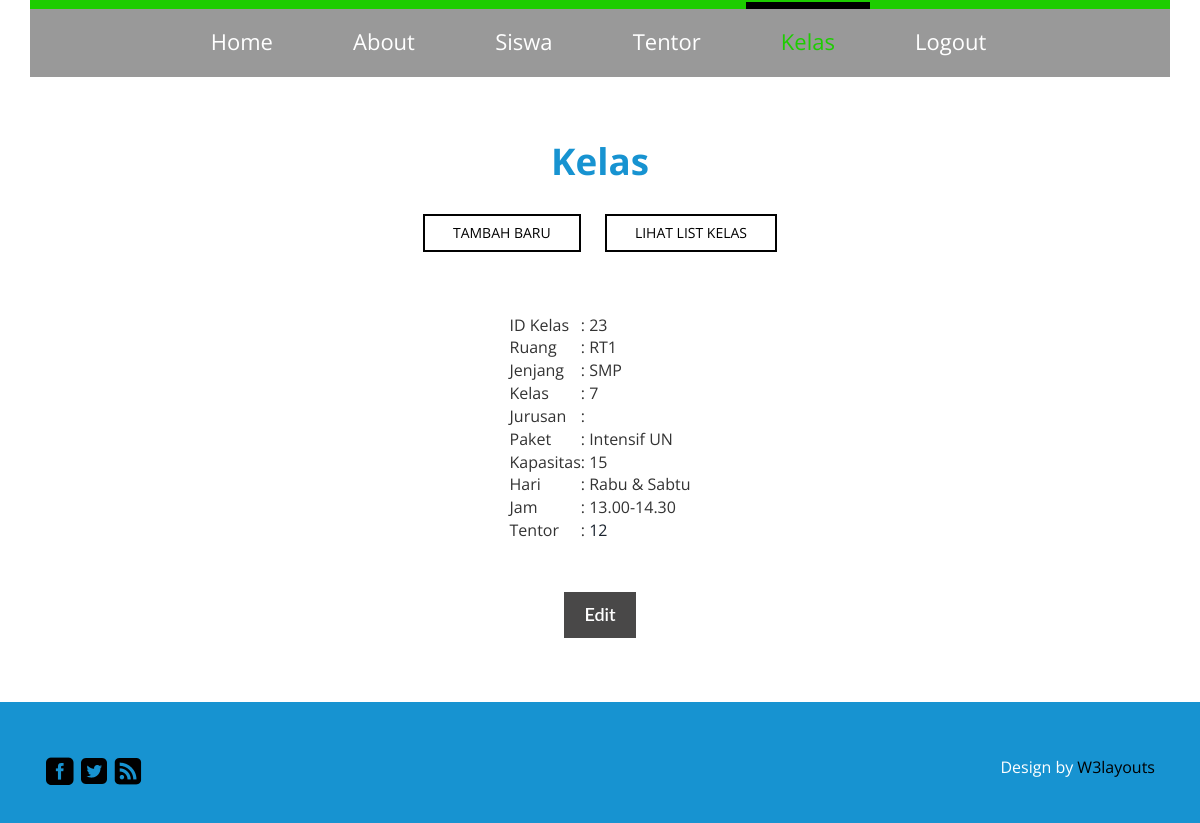
Page /kelas_detail.php?id_kelas=23 (signed in) on the committed database.
### tables this page shows
CREATE TABLE IF NOT EXISTS `tb_kelas` (
  `id_kelas` int(10) NOT NULL,
  `nama_kelas` varchar(20) NOT NULL,
  `jenjang_kelas` varchar(5) NOT NULL,
  `tingkat_kelas` int(2) NOT NULL,
  `jurusan_kelas` varchar(3) DEFAULT NULL,
  `paket_kelas` varchar(15) NOT NULL,
  `kapasitas_kelas` int(2) NOT NULL,
  `hari_kelas` varchar(60) NOT NULL,
  `jam_kelas` varchar(60) NOT NULL,
  `id_tentor` int(10) NOT NULL
);

### kelas_detail.php (the view, shortened to what this page needs)
<?php
	if(ISSET($_SESSION['username']))
	{
		if (!ISSET($_GET['id_kelas']))
		header('location:kelas_list.php');
		else
		{
			$id_kelas	= $_GET['id_kelas'];
			$qryedit	= mysql_query ("SELECT * FROM tb_kelas WHERE id_kelas = '$id_kelas'");
			$dataku		= mysql_fetch_object($qryedit);
			?>
<!DOCTYPE html>
<html>
<head>
<link href="css/bootstrap.css" rel='stylesheet' type='text/css' />
<link href="css/style.css" rel='stylesheet' type='text/css' />
</head>
<body>
	<div class="banner1" id="home">
		<div class="container">
			<div class="header">
				<div class="menu">
					<ul class="nav" id="nav">
					<li><a href="index.php">Home</a></li>
					<li><a href="about.html">About</a></li>
					<li><a href="siswa_form.php">Siswa</a></li>
					<li><a href="tentor_form.php">Tentor</a></li>
					<li class="active"><a href="kelas_form.php">Kelas</a></li>
					<li><a href="logout.php">Logout</a></li>
					</ul>
				</div>
			</div>
		</div>
	</div>
	<div class="portfolios" id="portfolio">
		<div class="container">
			<h3 class="top-head w_hd">Kelas</h3>
			<ul id="filters" class="clearfix">
						<a href="kelas_form.php"><li><span class="filter">Tambah Baru</span></li></a>
						<a href="kelas_list.php"><li><span class="filter">Lihat List Kelas</span></li></a>
					</ul>
                    <br />
                    <br />
                    <div class="col-md-2">
                    </div>
				<div class="col-md-8 contact-left">
					<div class="contact-text">
                    	<center>
						<table align="center">
							<tr>
								<td>ID Kelas</td>
								<td>: <?php echo $dataku->id_kelas; ?></td>
							</tr>
							<tr>
								<td>Ruang</td>
								<td>: <?php echo $dataku->nama_kelas; ?></td>
							</tr>
							<tr>
								<td>Jenjang</td>
								<td>: <?php echo $dataku->jenjang_kelas; ?></td>
							</tr>
							<tr>
								<td>Kelas</td>
								<td>: <?php echo $dataku->tingkat_kelas; ?></td>
							</tr>
							<?php
								if (isset($dataku->jurusan_kelas))
								echo "<tr><td>Jurusan</td><td>: $dataku->jurusan_kelas</td></tr>"
							?>
							<tr>
								<td>Paket</td>
								<td>: <?php echo $dataku->paket_kelas; ?></td>
							</tr>
							<tr>
								<td>Kapasitas</td>
								<td>: <?php echo $dataku->kapasitas_kelas; ?></td>
							</tr>
							<tr>
								<td>Hari</td>
								<td>: <?php echo $dataku->hari_kelas; ?></td>
							</tr>
							<tr>
								<td>Jam</td>
								<td>: <?php echo $dataku->jam_kelas; ?></td>
							</tr>
							<tr>
								<td>Tentor</td>
								<td>: <a href="tentor_detail.php?id_tentor=<?php echo $dataku->id_tentor?>"><?php echo $dataku->id_tentor; ?></a></td>
							</tr>
						</table>
						<br />
                        <center>
						<a href="kelas_edit.php?id_kelas=<?php echo $dataku->id_kelas?>"><input type="button" value="Edit" /></a>
					</center>
					</div>
				</div>
                    <div class="col-md-2">
                    </div>
				<div class="clearfix"> </div>
			</div>
		</div>
	<div class="footer">
		<div class="container">
			<div class="footer-main">
				<div class="col-md-6 footer-left">
					<ul>
						<li><a href="#"><span class="fb"> </span></a></li>
						<li><a href="#"><span class="twit"> </span></a></li>
						<li><a href="#"><span class="in"> </span></a></li>
					</ul>
				</div>
				<div class="col-md-6 footer-right">
					<p>Design by <a href="http://w3layouts.com/">W3layouts</a></p>
				</div>
				<div class="clearfix"> </div>
			</div>
		</div>
	</div>
</body>
</html>
			<?php
		}
	}
	else
	{
		header('location:login_form.php?pesan=login');
		}
?>

### css/style.css (style rules this page uses)
h4, h5, h6, h1, h2, h3 { margin-top: 0; }
ul, ol { margin: 0; }
p { margin: 0; }
html, body { font-family: 'Open Sans', sans-serif; font-size: 100%; background:#fff; }
body a { transition:0.5s all; -webkit-transition:0.5s all; -moz-transition:0.5s all; -o-transition:0.5s all; -ms-transition:0.5s all; }
.menu { text-align: center; }
.menu li { display:inline-block; }
.menu li:first-child { margin-left:0; }
.menu li a { display: block; font-size: 22px; font-weight: 400; color: #fff; -webkit-transition: all 0.3s ease; -moz-transition: all 0.3s ease; -o-transition: all 0.3s ease; transition: all 0.3s ease; text-align: center; }
.menu li a:hover,.menu li.active a { color:#1dcd00; }
.nav:before, .nav:after { content: " "; display: table; }
.nav:after { clear: both; }
.nav li { border-top: 5px solid #1dcd00; margin: -7px 3px; }
.nav li:hover,.nav li.active { border-top: 7px solid #000; }
.nav > li > a { margin: 0px 10px; padding: 17px 25px 27px 25px; }
.header { background: rgba(0, 0, 0, 0.4); border-top: 9px solid #1dcd00; }
.footer { background:#1793d1; padding:2em 0px; }
.footer-left ul { padding:0px; }
.footer-left ul li { list-style:none; display:inline-block; }
.footer-left ul li span { background:url(../images/footer-sprit.png) no-repeat; width:30px; height:30px; display:block; transition:0.5s all; -webkit-transition:0.5s all; -moz-transition:0.5s all; -o-transition:0.5s all; -ms-transition:0.5s all; }
.footer-left ul li span.fb { background-position:0px 0px; }
.footer-left ul li span.twit { background-position:-30px 0px; }
.footer-left ul li span.in { background-position:-60px 0px; }
.footer-right p a { color: #000; }
.footer-right p { color: #fff; font-size:16px; text-align: right; }
.footer-main { margin-top: 22px; }
input[type="button"] { border: none; outline: none; color: #fff; background: #494848; padding: 10px 20px; font-family: 'Lato', sans-serif; font-size: 18px; font-weight: 600; margin-top: 1.5em; -webkit-appearance: none; }
.portfolios { padding:4em 0px; text-align:center; }
.w_hd { color: #1793d1!important; font-size: 2.3em; font-weight: 700; }
ul#filters { padding: 0px; margin: 2em 0 1em 0px; }
#filters li { display: -webkit-inline-box; margin:0 10px; }
#filters li span { display: block; padding: 0.5em 2em; text-decoration: none; color: #010101; cursor: pointer; font-size: 0.875em; font-weight: 400; text-transform: uppercase; border: 2px solid #010101; }
.container:after { content: "\0020"; display: block; height: 0; clear: both; visibility: hidden; }
.clearfix:before, .clearfix:after, .row:before, .row:after { content: '\0020'; display: block; overflow: hidden; visibility: hidden; width: 0; height: 0; }
.row:after, .clearfix:after { clear: both; }
.row, .clearfix { zoom: 1; }

### rows in the picture
tb_kelas: id_kelas "23", nama_kelas "RT1", jenjang_kelas "SMP", tingkat_kelas "7", paket_kelas "Intensif UN", kapasitas_kelas "15", hari_kelas "Rabu & Sabtu", jam_kelas "13.00-14.30", id_tentor "12"
